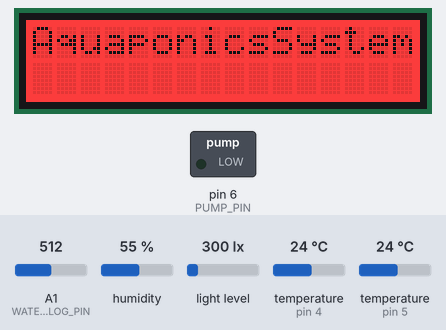
A sketch run on a simulated Arduino Uno, built with avr-gcc and run on an emulated ATmega328P. Parts: 16×2 character LCD, switched loads named in the sketch (green lamp = pin HIGH). Inputs (shaded band) come from the test bench; at power-on: humidity 55 %, temperature (sensors on pin 4, pin 5) 24 °C, A1 (WATER_LEVEL_ANALOG_PIN) = 512, light level 300 lx. The local clock reads 2024-03-15 10:24:30 at power-on unless the sketch sets it; storage starts empty; what the sketch prints to the serial monitor is not drawn.

Above: at 1.2 s.
1.3 s: humidity set to 22 %
At 11.5 s:
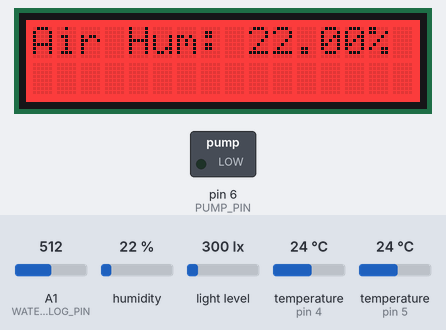
At 21.0 s:
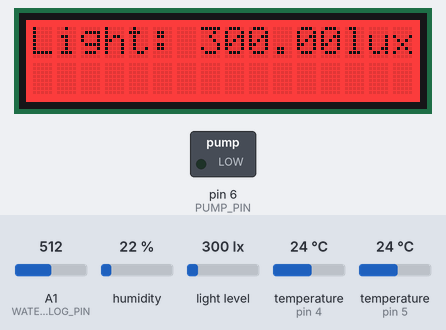
46.1 s: temperature (sensor on pin 4) set to 12 °C
At 56.4 s:
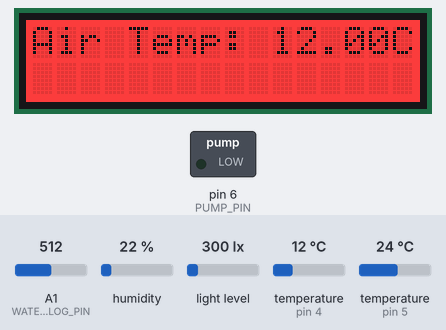
Timing chart, 0 to 57.9 s (numbered marks = the images above; inputs shaded):
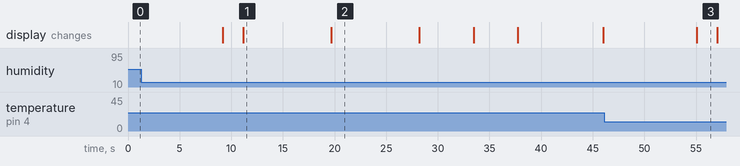

Measured:
- what the display in image 1 shows lasts 8.5 s, from 11.2 s to 19.7 s

The sketch:

ENEL_400_arduino.ino
```cpp
#define DEPLOY_MODE  //Note that to set the time on the Real Time Clock, we need to run it with DEPLOY_MODE off.

#define SERIAL_DEBUG_MODE

#define LCD_MODE
#define WEB_INTERFACE_MODE


// For Water Temperature Probe
#include <OneWire.h>
#include <DallasTemperature.h>

// For Air Temperature and Humidity Sensor
#include "DHT.h"

// For SD Card
#include <SPI.h>
#include <SD.h>

// For Real Time Clock (RTC)
#include <Wire.h>
#include "RTClib.h"

#include <Adafruit_Sensor.h>
#include "Adafruit_TSL2591.h"

#include <SoftwareSerial.h>

#include <Adafruit_RGBLCDShield.h>
#include <utility/Adafruit_MCP23017.h>

#define BUZZER_PIN                                        4 // ???
#define PUMP_PIN                                          6
#define ESP8266_RESET_PIN
#define WATER_THERMOMETER_DALLAS_ONE_WIRE_PIN             5
#define WATER_LEVEL_ANALOG_PIN                            A1 // ???
#define WATER_LEVEL_RESISTOR_VALUE                        560 // Value of the resistor added in ohms
#define MAX_RESOLUTION                                    1023
#define ADAFRUIT_DATA_LOGGING_SHIELD_CHIP_SELECT          10
// Note that this pin needs a 10K pullup Resistor
#define AMBIENT_TEMPERATURE_HUMIDITY_SENSOR_PIN           4
#define AMBIENT_TEMPERATURE_HUMIDITY_SENSOR_TYPE          DHT22
#define LUMINOSITY_SCL_PIN                                A5
#define LUMINOSITY_SDA_PIN                                A4
#define DATA_FILE_NAME                                    "DATA.TXT"
#define LOG_FILE_NAME                                     "LOG.TXT"
#define TSL2591_NUMBER                                    2591

#define UNSIGNED_LONG_MAX                                 2147483647

#define SOFTWARE_SERIAL_ARDUINO_TX_OTHER_RX               9
#define SOFTWARE_SERIAL_ARDUINO_RX_OTHER_TX               8

#define C_STRING_BUFFER_SIZE                              250
#include <assert.h>


OneWire oneWire(WATER_THERMOMETER_DALLAS_ONE_WIRE_PIN);

DallasTemperature waterTemperatureSensor(&oneWire);

DHT dht(AMBIENT_TEMPERATURE_HUMIDITY_SENSOR_PIN, AMBIENT_TEMPERATURE_HUMIDITY_SENSOR_TYPE);

RTC_PCF8523 rtc;

Adafruit_TSL2591 tsl = Adafruit_TSL2591(TSL2591_NUMBER);

SoftwareSerial esp8266Serial(SOFTWARE_SERIAL_ARDUINO_RX_OTHER_TX, SOFTWARE_SERIAL_ARDUINO_TX_OTHER_RX); // RX, TX

struct AmbientTemperatureHumidity
{
  float ambientTemperature;
  float ambientHumidity;
  boolean valid;
};

// unsigned long counter = 0;

boolean validAmbientTemperatureHumidity = true; //Boolean to detect whether or not Reading was valid

boolean pumpIsOn;

boolean pumpShouldBeOn;

#ifdef LCD_MODE
Adafruit_RGBLCDShield lcd = Adafruit_RGBLCDShield();
#endif

#define RED 0x1
#define YELLOW 0x3
#define GREEN 0x2
#define TEAL 0x6
#define BLUE 0x4
#define VIOLET 0x5
#define WHITE 0x7


#include <avr/pgmspace.h>

const char aquaponicsClubString[] PROGMEM = {"Aquaponics Club"};
const char initializedSDCardString[] PROGMEM = {"Initialized SD Card."};
const char initializedRTCString[] PROGMEM = {"Initialized the RTC."};
const char failedInitializeSDCardString[] PROGMEM = {"Failed to initialize SD Card."};
const char failedInitializeRTCString[] PROGMEM = {"Failed to initialize the RTC."};
const char failedTemperatureHumidityString[] PROGMEM = {"Ambient Temperature and Humidity Sensor Not Working!!!"};
const char failedLogWriteString[] PROGMEM = {"Cannot write to " LOG_FILE_NAME};
const char aquaponicsSystem[] PROGMEM = {"Aquaponics System"};

void setup() {
  Serial.begin(9600);
  esp8266Serial.begin(9600);

#ifdef LCD_MODE
  lcd.begin(16, 2);
#endif

  //setupBuzzer();
  //stopBuzzer();

  stopPump();
  setupPump();


  setupLightSensor();

  setupWaterTemperatureSensor();
#ifdef LCD_MODE
  //lcd.print((String)counter);
  lcd.setBacklight(RED);
#endif
  #ifdef SERIAL_DEBUG_MODE
  if (setupSDCard())
    Serial.println(initializedSDCardString);
  else
    Serial.println(failedInitializeSDCardString);
  #else
  setupSDCard();
  #endif


  setupAmbientTemperatureAndHumidity();

  if (setupRTC())
  {
    #ifdef SERIAL_DEBUG_MODE
    Serial.println(initializedRTCString);
    #endif
    #ifndef DEPLOY_MODE
    setRTCTime(); //TODO -- ONLY RUN THIS WHEN TESTING. AFTER LOADING UP, need to get rid of this.
    #endif
  }
  else
  {
    #ifdef SERIAL_DEBUG_MODE
    Serial.println(failedInitializeRTCString);
    #endif
    writeToSDCardLog(failedInitializeRTCString);
  }

}

void loop() {
  printToScreens("AquaponicsSystem");
  delay(2000);


  float waterTemperature = getWaterTemperature();

  int visibleLight = getVisibleLight();
  //int waterLevelResistance = waterLevelSensorResistance();
  float waterLevelSensor = getWaterLevelSensor();

  AmbientTemperatureHumidity ambientTemperatureHumidity = readAmbientTemperatureAndHumidity();

  unsigned long unixTime = rtc.now().unixtime();

#ifdef WEB_INTERFACE_MODE
  printToESP("p:" + (String)(int)pumpIsOn); //pumpIsOn
#endif

  if (ambientTemperatureHumidity.valid)
  {
    printToScreens("Air Temp: ", ambientTemperatureHumidity.ambientTemperature, "C");
    delay(2000);
    printToScreens("Air Hum: ", ambientTemperatureHumidity.ambientHumidity, "%");
  }
  #ifdef SERIAL_DEBUG_MODE
  else
  {
    Serial.println(failedTemperatureHumidityString);
    writeToSDCardLog(failedTemperatureHumidityString);
  }
  #endif

  printToESP("h:" + (String)ambientTemperatureHumidity.ambientHumidity); //ambientHumidity

  printToESP("a:" + (String)ambientTemperatureHumidity.ambientTemperature); //ambientTemperature

  printToScreens("Light: ", visibleLight, "lux");

  printToESP("l:" + (String)visibleLight); //ambientLight


  //printToESP("spillSensor:" + (String)(int)spillSensor);

  printToESP("v:" + (String)waterLevelSensor); //waterLevel

  printToScreens("Level: ", waterLevelSensor, "cm");

  printToESP("w:" + (String)waterTemperature); // waterTemperature

  delay(1000);

  printToScreens("Water: ", waterTemperature, "C");

  printToESP("t:" + (String)unixTime); //time

  printTimeToScreens();

  getFromESP();


  String temp = pumpIsOn + '\t' + (String)ambientTemperatureHumidity.ambientHumidity + '\t' + (String)visibleLight + '\t' + (String)ambientTemperatureHumidity.ambientTemperature + '\t' + (String)unixTime + '\t' + (String)waterLevelSensor + '\t' + (String)waterTemperature;


  writeToSDCard(DATA_FILE_NAME, temp);
 // counter++;
 // if (counter == UNSIGNED_LONG_MAX)
 //   counter = 0;
}

void getFromESP()
{
  //esp8266Serial.flush();
  //flushESPSerial();
  int fourtyTwo = 42;
  printToESP("U:42");
  //printToESP("U:" + (String)fourtyTwo); //time
  delay(4000);
  if (esp8266Serial.available()) {
    String test = esp8266Serial.readString();
    Serial.println("String");
    Serial.println(test);
    pumpShouldBeOn = (boolean)test.toInt();
    Serial.println("HIT");
  }
  //pumpShouldBeOn = 1; // REMOVE IN PRODUCTION
  if (pumpShouldBeOn)
  {
    Serial.println("Pump On");
    Serial.print(pumpShouldBeOn);
    startPump();
    #ifdef LCD_MODE
    lcd.setBacklight(GREEN);
    #endif
  }
  else
  {
    Serial.println("Pump Off");
    Serial.print(pumpShouldBeOn);
    stopPump();
    #ifdef LCD_MODE
    lcd.setBacklight(RED);
    #endif
  }
  /*
  esp8266Serial.print("C");
  if (esp8266Serial.available()) {
    counter = getESPSerialInt();
  }
  */
}

void flushESPSerial()
{
  while(esp8266Serial.available() > 0) {
    char t = esp8266Serial.read();
  }
}

void printTimeToScreens()
{
  String Time = getRTCStringTime();

  #ifdef SERIAL_DEBUG_MODE
  Serial.println(Time);
  #endif
  #ifdef LCD_MODE
  lcd.clear();
  lcd.print(Time);
  #endif
}
void printToScreens(String input)
{
  #ifdef SERIAL_DEBUG_MODE
  Serial.println(input);
  #endif
  #ifdef LCD_MODE
  lcd.clear();
  lcd.print(input);
  #endif
}


void printToScreens(char *input)
{
  #ifdef SERIAL_DEBUG_MODE
  Serial.println(input);
  #endif
  #ifdef LCD_MODE
  lcd.clear();
  lcd.print(input);
  #endif
}

void printToScreens(char *type, float input, char *unit)
{
  String output = type + (String)input + unit;

  #ifdef SERIAL_DEBUG_MODE
  Serial.println(output);
  #endif
  #ifdef LCD_MODE
  lcd.clear();
  lcd.print(output);
  #endif
}

bool printToESP(String input) {
  /*int count = 100;
  while (!esp8266Serial.available() && count > 0 )
  {
    count --;
    delay(10);// Wait until Serial is available
  }
  if (count > 0)
  {
    esp8266Serial.println(input);
    return 1;
  }
  */
  delay(4242);
  esp8266Serial.print(input);


  return 0;
}

void setupLightSensor()
{
  tsl.setGain(TSL2591_GAIN_MED);      // 25x gain
  tsl.setTiming(TSL2591_INTEGRATIONTIME_100MS);
}

int getVisibleLight()
{
  return tsl.getLuminosity(TSL2591_VISIBLE);
}

int getIRLight()
{
  return tsl.getLuminosity(TSL2591_INFRARED);
}

bool writeToSDCardLog(String input)
{
  if (writeToSDCard(LOG_FILE_NAME, input))
    return true;
  Serial.println(failedLogWriteString);
  return false;
}

void setupWaterTemperatureSensor()
{
  waterTemperatureSensor.begin();
}

float getWaterTemperature()
{
  waterTemperatureSensor.requestTemperatures();
  return waterTemperatureSensor.getTempCByIndex(0);
}

boolean setupRTC()
{
  //rtc.initialized();
  return rtc.begin();
}

void setRTCTime()
{
  rtc.adjust(DateTime(F(__DATE__), F(__TIME__)));
}

DateTime getRTCTime()
{
  return rtc.now();
}

String getRTCStringTime()
{
  DateTime now = getRTCTime();
  String output = (int)now.year() + (String)"-" + addPrecedingZero(now.month()) + (String)"-" + addPrecedingZero(now.day()) + (String)"T" + addPrecedingZero(now.hour()) + (String)":" + addPrecedingZero(now.minute()) + (String)":" + addPrecedingZero(now.second());
  return output;
}

String addPrecedingZero(int input)
{
  String output;
  if (input > 10)
    output = (String) input;
  else
    output = "0" + (String) input;
  return output;
}

boolean setupSDCard()
{
  // see if the card is present and can be initialized:
  if (!SD.begin(ADAFRUIT_DATA_LOGGING_SHIELD_CHIP_SELECT)) {
    return false;
  }
  return true;
}

void setupAmbientTemperatureAndHumidity()
{
  dht.begin();
}


AmbientTemperatureHumidity readAmbientTemperatureAndHumidity()
{
  //Sensor requires a delay of atleast 2 seconds to work
  delay(2000);
  AmbientTemperatureHumidity ambientTemperatureHumidity;
  ambientTemperatureHumidity.ambientTemperature = dht.readTemperature();
  ambientTemperatureHumidity.ambientHumidity = dht.readHumidity();

  //If Ambient Temperature and Humidity Readings are garbage output an error message
  if (isnan(ambientTemperatureHumidity.ambientTemperature) || isnan(ambientTemperatureHumidity.ambientHumidity))
  {
    validAmbientTemperatureHumidity = false;
  }
  else
  {
    ambientTemperatureHumidity.valid = true;
  }

  if (isnan(ambientTemperatureHumidity.ambientTemperature))
  {
    ambientTemperatureHumidity.ambientTemperature = -300;
  }


  if (isnan(ambientTemperatureHumidity.ambientHumidity))
  {
    ambientTemperatureHumidity.ambientHumidity = -1;
  }

  return ambientTemperatureHumidity;
}

float waterLevelSensorResistance()
{
  float value;
  value = analogRead(WATER_LEVEL_ANALOG_PIN); // This is the raw voltage
  value = (MAX_RESOLUTION / value)  - 1;
  value = WATER_LEVEL_RESISTOR_VALUE / value; // This is the resistance of the meter
  return value;
}

float getWaterLevelSensor()
{
  int sensorValue = analogRead(WATER_LEVEL_ANALOG_PIN);
  // print out the value you read:
  double sensorValue_double = (double) sensorValue;
  double depth_estimate_2nd_order = -0.00013305*pow(sensorValue_double,2)+0.2613*sensorValue_double-95.309;
  Serial.println("analog reading:" + (String)sensorValue + " " + "estimated depth:" + (String)depth_estimate_2nd_order+"cm" );
  return depth_estimate_2nd_order;
}

void setupPump()
{
  pinMode(PUMP_PIN, OUTPUT);
}

void startPump()
{
  digitalWrite(PUMP_PIN, HIGH);
  pumpIsOn = 1;
}

void stopPump()
{
  digitalWrite(PUMP_PIN, LOW);
  pumpIsOn = 0;
}

boolean writeToSDCard(String fileName, String dataToWrite)
{
  File dataFile = SD.open(fileName.c_str(), FILE_WRITE);

  // if the file is available, write to it:
  if (dataFile) {
    dataFile.println(dataToWrite);
    dataFile.close();
    return true;
  }
  #ifdef SERIAL_DEBUG_MODE
  else
  {
    Serial.println("Cannot write to " + (String)DATA_FILE_NAME);
  }
  #endif

  return false;
}
```
